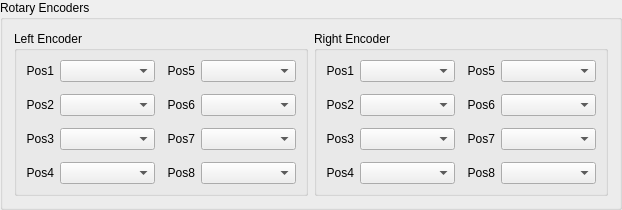
       <widget class="QGroupBox" name="groupBox">
        <property name="title">
         <string>Rotary Encoders</string>
        </property>
        <layout class="QVBoxLayout" name="verticalLayout_22">
         <item>
          <layout class="QHBoxLayout" name="horizontalLayout_41">
           <item>
            <widget class="QGroupBox" name="groupBox_5">
             <property name="title">
              <string>Left Encoder</string>
             </property>
             <layout class="QVBoxLayout" name="verticalLayout_16">
              <item>
               <layout class="QGridLayout" name="gridLayout_6">
                <property name="spacing">
                 <number>12</number>
                </property>
                <item row="2" column="1">
                 <widget class="QWidget" name="widget_55" native="true">
                  <layout class="QHBoxLayout" name="horizontalLayout_39">
                   <property name="leftMargin">
                    <number>0</number>
                   </property>
                   <property name="topMargin">
                    <number>0</number>
                   </property>
                   <property name="rightMargin">
                    <number>0</number>
                   </property>
                   <property name="bottomMargin">
                    <number>0</number>
                   </property>
                   <item>
                    <widget class="QLabel" name="label_75">
                     <property name="text">
                      <string>Pos7</string>
                     </property>
                     <property name="alignment">
                      <set>Qt::AlignRight|Qt::AlignTrailing|Qt::AlignVCenter</set>
                     </property>
                    </widget>
                   </item>
                   <item>
                    <widget class="QComboBox" name="rotencodercombo_7">
                     <property name="sizePolicy">
                      <sizepolicy hsizetype="MinimumExpanding" vsizetype="Fixed">
                       <horstretch>0</horstretch>
                       <verstretch>0</verstretch>
                      </sizepolicy>
                     </property>
                     <property name="placeholderText">
                      <string>Select Input</string>
                     </property>
                    </widget>
                   </item>
                  </layout>
                 </widget>
                </item>
                <item row="2" column="0">
                 <widget class="QWidget" name="widget_56" native="true">
                  <layout class="QHBoxLayout" name="horizontalLayout_63">
                   <property name="leftMargin">
                    <number>0</number>
                   </property>
                   <property name="topMargin">
                    <number>0</number>
                   </property>
                   <property name="rightMargin">
                    <number>0</number>
                   </property>
                   <property name="bottomMargin">
                    <number>0</number>
                   </property>
                   <item>
                    <widget class="QLabel" name="label_76">
                     <property name="text">
                      <string>Pos3</string>
                     </property>
                     <property name="alignment">
                      <set>Qt::AlignRight|Qt::AlignTrailing|Qt::AlignVCenter</set>
                     </property>
                    </widget>
                   </item>
                   <item>
                    <widget class="QComboBox" name="rotencodercombo_3">
                     <property name="sizePolicy">
                      <sizepolicy hsizetype="MinimumExpanding" vsizetype="Fixed">
                       <horstretch>0</horstretch>
                       <verstretch>0</verstretch>
                      </sizepolicy>
                     </property>
                     <property name="placeholderText">
                      <string>Select Input</string>
                     </property>
                    </widget>
                   </item>
                  </layout>
                 </widget>
                </item>
                <item row="1" column="0">
                 <widget class="QWidget" name="widget_57" native="true">
                  <layout class="QHBoxLayout" name="horizontalLayout_75">
                   <property name="leftMargin">
                    <number>0</number>
                   </property>
                   <property name="topMargin">
                    <number>0</number>
                   </property>
                   <property name="rightMargin">
                    <number>0</number>
                   </property>
                   <property name="bottomMargin">
                    <number>0</number>
                   </property>
                   <item>
                    <widget class="QLabel" name="label_77">
                     <property name="text">
                      <string>Pos2</string>
                     </property>
                     <property name="alignment">
                      <set>Qt::AlignRight|Qt::AlignTrailing|Qt::AlignVCenter</set>
                     </property>
                    </widget>
                   </item>
                   <item>
                    <widget class="QComboBox" name="rotencodercombo_2">
                     <property name="sizePolicy">
                      <sizepolicy hsizetype="MinimumExpanding" vsizetype="Fixed">
                       <horstretch>0</horstretch>
                       <verstretch>0</verstretch>
                      </sizepolicy>
                     </property>
                     <property name="placeholderText">
                      <string>Select Input</string>
                     </property>
                    </widget>
                   </item>
                  </layout>
                 </widget>
                </item>
                <item row="3" column="0">
                 <widget class="QWidget" name="widget_58" native="true">
                  <layout class="QHBoxLayout" name="horizontalLayout_76">
                   <property name="leftMargin">
                    <number>0</number>
                   </property>
                   <property name="topMargin">
                    <number>0</number>
                   </property>
                   <property name="rightMargin">
                    <number>0</number>
                   </property>
                   <property name="bottomMargin">
                    <number>0</number>
                   </property>
                   <item>
                    <widget class="QLabel" name="label_78">
                     <property name="text">
                      <string>Pos4</string>
                     </property>
                     <property name="alignment">
                      <set>Qt::AlignRight|Qt::AlignTrailing|Qt::AlignVCenter</set>
                     </property>
                    </widget>
                   </item>
                   <item>
                    <widget class="QComboBox" name="rotencodercombo_4">
                     <property name="sizePolicy">
                      <sizepolicy hsizetype="MinimumExpanding" vsizetype="Fixed">
                       <horstretch>0</horstretch>
                       <verstretch>0</verstretch>
                      </sizepolicy>
                     </property>
                     <property name="placeholderText">
                      <string>Select Input</string>
                     </property>
                    </widget>
                   </item>
                  </layout>
                 </widget>
                </item>
                <item row="3" column="1">
                 <widget class="QWidget" name="widget_59" native="true">
                  <layout class="QHBoxLayout" name="horizontalLayout_77">
                   <property name="leftMargin">
                    <number>0</number>
                   </property>
                   <property name="topMargin">
                    <number>0</number>
                   </property>
                   <property name="rightMargin">
                    <number>0</number>
                   </property>
                   <property name="bottomMargin">
                    <number>0</number>
                   </property>
                   <item>
                    <widget class="QLabel" name="label_79">
                     <property name="text">
                      <string>Pos8</string>
                     </property>
                     <property name="alignment">
                      <set>Qt::AlignRight|Qt::AlignTrailing|Qt::AlignVCenter</set>
                     </property>
                    </widget>
                   </item>
                   <item>
                    <widget class="QComboBox" name="rotencodercombo_8">
                     <property name="sizePolicy">
                      <sizepolicy hsizetype="MinimumExpanding" vsizetype="Fixed">
                       <horstretch>0</horstretch>
                       <verstretch>0</verstretch>
                      </sizepolicy>
                     </property>
                     <property name="placeholderText">
                      <string>Select Input</string>
                     </property>
                    </widget>
                   </item>
                  </layout>
                 </widget>
                </item>
                <item row="0" column="1">
                 <widget class="QWidget" name="widget_60" native="true">
                  <layout class="QHBoxLayout" name="horizontalLayout_78">
                   <property name="leftMargin">
                    <number>0</number>
                   </property>
                   <property name="topMargin">
                    <number>0</number>
                   </property>
                   <property name="rightMargin">
                    <number>0</number>
                   </property>
                   <property name="bottomMargin">
                    <number>0</number>
                   </property>
                   <item>
                    <widget class="QLabel" name="label_80">
                     <property name="text">
                      <string>Pos5</string>
                     </property>
                     <property name="alignment">
                      <set>Qt::AlignRight|Qt::AlignTrailing|Qt::AlignVCenter</set>
                     </property>
                    </widget>
                   </item>
                   <item>
                    <widget class="QComboBox" name="rotencodercombo_5">
                     <property name="sizePolicy">
                      <sizepolicy hsizetype="MinimumExpanding" vsizetype="Fixed">
                       <horstretch>0</horstretch>
                       <verstretch>0</verstretch>
                      </sizepolicy>
                     </property>
                     <property name="placeholderText">
                      <string>Select Input</string>
                     </property>
                    </widget>
                   </item>
                  </layout>
                 </widget>
                </item>
                <item row="1" column="1">
                 <widget class="QWidget" name="widget_61" native="true">
                  <layout class="QHBoxLayout" name="horizontalLayout_79">
                   <property name="leftMargin">
                    <number>0</number>
                   </property>
                   <property name="topMargin">
                    <number>0</number>
                   </property>
                   <property name="rightMargin">
                    <number>0</number>
                   </property>
                   <property name="bottomMargin">
                    <number>0</number>
                   </property>
                   <item>
                    <widget class="QLabel" name="label_81">
                     <property name="text">
                      <string>Pos6</string>
                     </property>
                     <property name="alignment">
                      <set>Qt::AlignRight|Qt::AlignTrailing|Qt::AlignVCenter</set>
                     </property>
                    </widget>
                   </item>
                   <item>
                    <widget class="QComboBox" name="rotencodercombo_6">
                     <property name="sizePolicy">
                      <sizepolicy hsizetype="MinimumExpanding" vsizetype="Fixed">
                       <horstretch>0</horstretch>
                       <verstretch>0</verstretch>
                      </sizepolicy>
                     </property>
                     <property name="placeholderText">
                      <string>Select Input</string>
                     </property>
                    </widget>
                   </item>
                  </layout>
                 </widget>
                </item>
                <item row="0" column="0">
                 <widget class="QWidget" name="widget_62" native="true">
                  <layout class="QHBoxLayout" name="horizontalLayout_80">
                   <property name="leftMargin">
                    <number>0</number>
                   </property>
                   <property name="topMargin">
                    <number>0</number>
                   </property>
                   <property name="rightMargin">
                    <number>0</number>
                   </property>
                   <property name="bottomMargin">
                    <number>0</number>
                   </property>
                   <item>
                    <widget class="QLabel" name="label_82">
                     <property name="text">
                      <string>Pos1</string>
                     </property>
                     <property name="alignment">
                      <set>Qt::AlignRight|Qt::AlignTrailing|Qt::AlignVCenter</set>
                     </property>
                    </widget>
                   </item>
                   <item>
                    <widget class="QComboBox" name="rotencodercombo_1">
                     <property name="sizePolicy">
                      <sizepolicy hsizetype="MinimumExpanding" vsizetype="Fixed">
                       <horstretch>0</horstretch>
                       <verstretch>0</verstretch>
                      </sizepolicy>
                     </property>
                     <property name="placeholderText">
                      <string>Select Input</string>
                     </property>
                    </widget>
                   </item>
                  </layout>
                 </widget>
                </item>
               </layout>
              </item>
             </layout>
            </widget>
           </item>
           <item>
            <widget class="QGroupBox" name="groupBox_6">
             <property name="title">
              <string>Right Encoder</string>
             </property>
             <layout class="QVBoxLayout" name="verticalLayout_15">
              <item>
               <layout class="QGridLayout" name="gridLayout_5">
                <property name="spacing">
                 <number>12</number>
                </property>
                <item row="2" column="1">
                 <widget class="QWidget" name="widget_35" native="true">
                  <layout class="QHBoxLayout" name="horizontalLayout_55">
                   <property name="leftMargin">
                    <number>0</number>
                   </property>
                   <property name="topMargin">
                    <number>0</number>
                   </property>
                   <property name="rightMargin">
                    <number>0</number>
                   </property>
                   <property name="bottomMargin">
                    <number>0</number>
                   </property>
                   <item>
                    <widget class="QLabel" name="label_49">
                     <property name="text">
                      <string>Pos7</string>
                     </property>
                     <property name="alignment">
                      <set>Qt::AlignRight|Qt::AlignTrailing|Qt::AlignVCenter</set>
                     </property>
                    </widget>
                   </item>
                   <item>
                    <widget class="QComboBox" name="rotencodercombo_15">
                     <property name="sizePolicy">
                      <sizepolicy hsizetype="MinimumExpanding" vsizetype="Fixed">
                       <horstretch>0</horstretch>
                       <verstretch>0</verstretch>
                      </sizepolicy>
                     </property>
                     <property name="placeholderText">
                      <string>Select Input</string>
                     </property>
                    </widget>
                   </item>
                  </layout>
                 </widget>
                </item>
                <item row="2" column="0">
                 <widget class="QWidget" name="widget_44" native="true">
                  <layout class="QHBoxLayout" name="horizontalLayout_56">
                   <property name="leftMargin">
                    <number>0</number>
                   </property>
                   <property name="topMargin">
                    <number>0</number>
                   </property>
                   <property name="rightMargin">
                    <number>0</number>
                   </property>
                   <property name="bottomMargin">
                    <number>0</number>
                   </property>
                   <item>
                    <widget class="QLabel" name="label_58">
                     <property name="text">
                      <string>Pos3</string>
                     </property>
                     <property name="alignment">
                      <set>Qt::AlignRight|Qt::AlignTrailing|Qt::AlignVCenter</set>
                     </property>
                    </widget>
                   </item>
                   <item>
                    <widget class="QComboBox" name="rotencodercombo_11">
                     <property name="sizePolicy">
                      <sizepolicy hsizetype="MinimumExpanding" vsizetype="Fixed">
                       <horstretch>0</horstretch>
                       <verstretch>0</verstretch>
                      </sizepolicy>
                     </property>
                     <property name="placeholderText">
                      <string>Select Input</string>
                     </property>
                    </widget>
                   </item>
                  </layout>
                 </widget>
                </item>
                <item row="1" column="0">
                 <widget class="QWidget" name="widget_45" native="true">
                  <layout class="QHBoxLayout" name="horizontalLayout_57">
                   <property name="leftMargin">
                    <number>0</number>
                   </property>
                   <property name="topMargin">
                    <number>0</number>
                   </property>
                   <property name="rightMargin">
                    <number>0</number>
                   </property>
                   <property name="bottomMargin">
                    <number>0</number>
                   </property>
                   <item>
                    <widget class="QLabel" name="label_59">
                     <property name="text">
                      <string>Pos2</string>
                     </property>
                     <property name="alignment">
                      <set>Qt::AlignRight|Qt::AlignTrailing|Qt::AlignVCenter</set>
                     </property>
                    </widget>
                   </item>
                   <item>
                    <widget class="QComboBox" name="rotencodercombo_10">
                     <property name="sizePolicy">
                      <sizepolicy hsizetype="MinimumExpanding" vsizetype="Fixed">
                       <horstretch>0</horstretch>
                       <verstretch>0</verstretch>
                      </sizepolicy>
                     </property>
                     <property name="placeholderText">
                      <string>Select Input</string>
                     </property>
                    </widget>
                   </item>
                  </layout>
                 </widget>
                </item>
                <item row="3" column="0">
                 <widget class="QWidget" name="widget_46" native="true">
                  <layout class="QHBoxLayout" name="horizontalLayout_58">
                   <property name="leftMargin">
                    <number>0</number>
                   </property>
                   <property name="topMargin">
                    <number>0</number>
                   </property>
                   <property name="rightMargin">
                    <number>0</number>
                   </property>
                   <property name="bottomMargin">
                    <number>0</number>
                   </property>
                   <item>
                    <widget class="QLabel" name="label_60">
                     <property name="text">
                      <string>Pos4</string>
                     </property>
                     <property name="alignment">
                      <set>Qt::AlignRight|Qt::AlignTrailing|Qt::AlignVCenter</set>
                     </property>
                    </widget>
                   </item>
                   <item>
                    <widget class="QComboBox" name="rotencodercombo_12">
                     <property name="sizePolicy">
                      <sizepolicy hsizetype="MinimumExpanding" vsizetype="Fixed">
                       <horstretch>0</horstretch>
                       <verstretch>0</verstretch>
                      </sizepolicy>
                     </property>
                     <property name="placeholderText">
                      <string>Select Input</string>
                     </property>
                    </widget>
                   </item>
                  </layout>
                 </widget>
                </item>
                <item row="3" column="1">
                 <widget class="QWidget" name="widget_47" native="true">
                  <layout class="QHBoxLayout" name="horizontalLayout_59">
                   <property name="leftMargin">
                    <number>0</number>
                   </property>
                   <property name="topMargin">
                    <number>0</number>
                   </property>
                   <property name="rightMargin">
                    <number>0</number>
                   </property>
                   <property name="bottomMargin">
                    <number>0</number>
                   </property>
                   <item>
                    <widget class="QLabel" name="label_61">
                     <property name="text">
                      <string>Pos8</string>
                     </property>
                     <property name="alignment">
                      <set>Qt::AlignRight|Qt::AlignTrailing|Qt::AlignVCenter</set>
                     </property>
                    </widget>
                   </item>
                   <item>
                    <widget class="QComboBox" name="rotencodercombo_16">
                     <property name="sizePolicy">
                      <sizepolicy hsizetype="MinimumExpanding" vsizetype="Fixed">
                       <horstretch>0</horstretch>
                       <verstretch>0</verstretch>
                      </sizepolicy>
                     </property>
                     <property name="placeholderText">
                      <string>Select Input</string>
                     </property>
                    </widget>
                   </item>
                  </layout>
                 </widget>
                </item>
                <item row="0" column="1">
                 <widget class="QWidget" name="widget_48" native="true">
                  <layout class="QHBoxLayout" name="horizontalLayout_60">
                   <property name="leftMargin">
                    <number>0</number>
                   </property>
                   <property name="topMargin">
                    <number>0</number>
                   </property>
                   <property name="rightMargin">
                    <number>0</number>
                   </property>
                   <property name="bottomMargin">
                    <number>0</number>
                   </property>
                   <item>
                    <widget class="QLabel" name="label_62">
                     <property name="text">
                      <string>Pos5</string>
                     </property>
                     <property name="alignment">
                      <set>Qt::AlignRight|Qt::AlignTrailing|Qt::AlignVCenter</set>
                     </property>
                    </widget>
                   </item>
                   <item>
                    <widget class="QComboBox" name="rotencodercombo_13">
                     <property name="sizePolicy">
                      <sizepolicy hsizetype="MinimumExpanding" vsizetype="Fixed">
                       <horstretch>0</horstretch>
                       <verstretch>0</verstretch>
                      </sizepolicy>
                     </property>
                     <property name="placeholderText">
                      <string>Select Input</string>
                     </property>
                    </widget>
                   </item>
                  </layout>
                 </widget>
                </item>
                <item row="1" column="1">
                 <widget class="QWidget" name="widget_49" native="true">
                  <layout class="QHBoxLayout" name="horizontalLayout_61">
                   <property name="leftMargin">
                    <number>0</number>
                   </property>
                   <property name="topMargin">
                    <number>0</number>
                   </property>
                   <property name="rightMargin">
                    <number>0</number>
                   </property>
                   <property name="bottomMargin">
                    <number>0</number>
                   </property>
                   <item>
                    <widget class="QLabel" name="label_63">
                     <property name="text">
                      <string>Pos6</string>
                     </property>
                     <property name="alignment">
                      <set>Qt::AlignRight|Qt::AlignTrailing|Qt::AlignVCenter</set>
                     </property>
                    </widget>
                   </item>
                   <item>
                    <widget class="QComboBox" name="rotencodercombo_14">
                     <property name="sizePolicy">
                      <sizepolicy hsizetype="MinimumExpanding" vsizetype="Fixed">
                       <horstretch>0</horstretch>
                       <verstretch>0</verstretch>
                      </sizepolicy>
                     </property>
                     <property name="placeholderText">
                      <string>Select Input</string>
                     </property>
                    </widget>
                   </item>
                  </layout>
                 </widget>
                </item>
                <item row="0" column="0">
                 <widget class="QWidget" name="widget_50" native="true">
                  <layout class="QHBoxLayout" name="horizontalLayout_62">
                   <property name="leftMargin">
                    <number>0</number>
                   </property>
                   <property name="topMargin">
                    <number>0</number>
                   </property>
                   <property name="rightMargin">
                    <number>0</number>
                   </property>
                   <property name="bottomMargin">
                    <number>0</number>
                   </property>
                   <item>
                    <widget class="QLabel" name="label_64">
                     <property name="text">
                      <string>Pos1</string>
                     </property>
                     <property name="alignment">
                      <set>Qt::AlignRight|Qt::AlignTrailing|Qt::AlignVCenter</set>
                     </property>
                    </widget>
                   </item>
                   <item>
                    <widget class="QComboBox" name="rotencodercombo_9">
                     <property name="sizePolicy">
                      <sizepolicy hsizetype="MinimumExpanding" vsizetype="Fixed">
                       <horstretch>0</horstretch>
                       <verstretch>0</verstretch>
                      </sizepolicy>
                     </property>
                     <property name="editable">
                      <bool>false</bool>
                     </property>
                     <property name="placeholderText">
                      <string>Select Input</string>
                     </property>
                    </widget>
                   </item>
                  </layout>
                 </widget>
                </item>
               </layout>
              </item>
             </layout>
            </widget>
           </item>
          </layout>
         </item>
        </layout>
       </widget>
